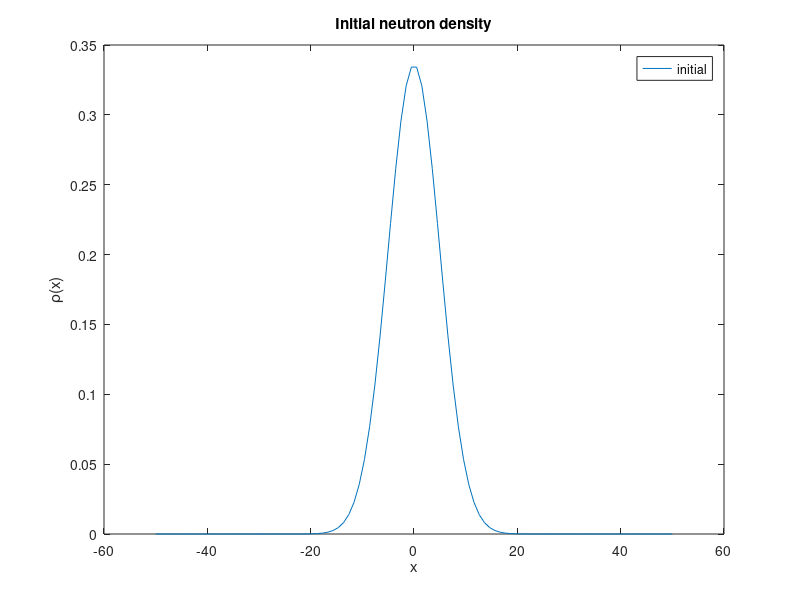

Write MATLAB code to recreate this figure. (Note: this script raises an error after producing the figure.)
%  Program to solve the neutron diffusion equation using a parameter C that
%  accounts for chain reactions.
clear all;     % Clear memory and print header

%% * Initialize parameters (grid spacing, time step, etc.)
N = 100;%input('Enter number of grid points: ');
L = 100;              % System extends from -L/2 to L/2
delx = L/(N-1);          % Grid size
x = delx*(0:N-1) - L/2;  % Coordinates  of grid points
D = input('Enter D: ');  % Natural units
C=1;
tau = 0.01;%input('Enter time step: ');

%% * Set up the Diffusion operator matrix
Diff = zeros(N);  % Set all elements to zero
coeff = D/(delx^2);
for i=2:(N-1)
  Diff(i,i-1) = coeff;
  Diff(i,i) = -2*coeff+C;  % Set interior rows
  Diff(i,i+1) = coeff;
end
% First and last rows for periodic boundary conditions
Diff(1,N) = 0;   Diff(1,1) = 0; Diff(1,2) = 0;
Diff(N,N-1) = 0; Diff(N,N) = 0; Diff(N,1) = 0;

%% * Compute the Crank-Nicolson matrix
dCN = ( inv(eye(N) - .5*tau*Diff) * (eye(N) + .5*tau*Diff) );
			 
%% * Initialize the wavefunction 
x0 = 0;          % Location of the center of the wavepacket
  % Average velocity of the packet
%k0 = velocity/D;       % Average wavenumber
sigma0 = L/20;   % Standard deviation of the wavefunction
Norm_rho = 1/(sqrt(sigma0*sqrt(pi)));  % Normalization
Rho = Norm_rho * exp(-(x'-x0).^2/(2*sigma0^2));%.*exp(i_imag*k0*x') 

%% * Plot the initial wavefunction
figure(1); clf;
plot(x,Rho,'-');
title('Initial neutron density');
xlabel('x');  ylabel('\rho(x)'); legend('initial');
drawnow; 
saveas(gcf,'HW6_1Dirichlet_init','epsc');
pause(1);

%% * Initialize loop and plot variables 
max_iter = input('Enter number of time steps: ');

plot_iter =50;
%plot_iter = max_iter/20;
p_plot(:,1) = Rho;     % Record initial condition
iplot = 1;
figure(2); clf;
axisV = [-L/2 L/2 0 max(p_plot)]; % Fix axis min and max

%% * Loop over desired number of steps (wave circles system once)
for iter=1:max_iter
	
  %* Compute new wave function using the Crank-Nicolson scheme
  Rho = dCN*Rho;  
  
  %* Periodically record values for plotting
  if( rem(iter,plot_iter) < 1 )   
    iplot = iplot+1;
    tplot(iplot) = iter*tau;
    p_plot(:,iplot) = Rho; 
    hold on;
    plot(x,p_plot(:,iplot));     % Display snap-shot of P(x)
    xlabel('x'); ylabel('P(x,t)');
    title(sprintf('after %g iterations',iter));
    legend(sprintf('iter %g',iter));
    drawnow;
    saveas(gcf,'HW6_1Dirichlet_plots','epsc');
  end

end
%% * Plot probability versus position at various times
figure(3); clf;
mesh(tplot,x,p_plot);
xlabel('Time');  ylabel('x');  zlabel('P(x,t)');
title('Neutron diffusion');
saveas(gcf,'HW6_1Dirichlet_mesh','epsc');

%% * Plot probability versus position at various times
figure(4); clf;
plot(x,p_plot(:,1:3:iplot));
xlabel('x'); ylabel('P(x,t)');
title('Neutron density at various times');
saveas(gcf,'HW6_1Dirichlet_selplots','epsc');